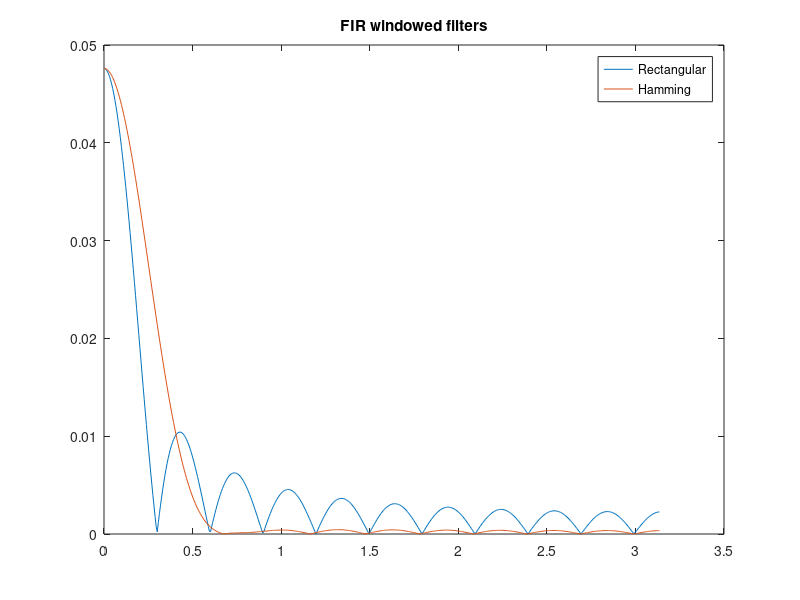

Source code (MATLAB):
clc;

wc = 0.4*pi; %cut-off frequency rad/sec
fs = 200; %sampling frequency in Hz
fc=wc/(2*pi); %cut-off frequency in Hz

wc_norm = wc/(2*pi*fs/2); %cut-off frequency normalized
N=21; %window length

H_rect = fir1(N-1, wc_norm, rectwin(N)); %fir filter with rectangular window
H_hamm = fir1(N-1, wc_norm, hamming(N)); %fir filter with hamming window

%frequency responses
[h1,w1]=freqz(H_rect,N);
[h2,w2]=freqz(H_hamm,N);

figure;
plot(w1,abs(h1),w2,abs(h2));
legend('Rectangular', 'Hamming')
title('FIR windowed filters')